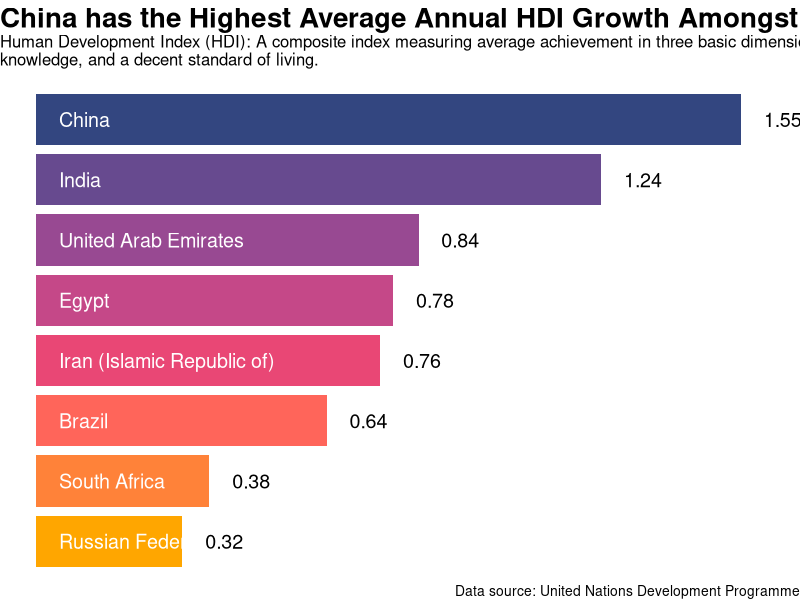

Reproduce this figure in R.
library(readxl)
library(dplyr)
library(ggplot2)
library(tidyverse)

HDI_data <- read_excel("HDR23-24_Statistical_Annex_HDI_Trends_Table.xlsx")
colnames(HDI_data)
HDI_data <- HDI_data %>%
  rename(country = `Table 2. Human Development Index trends, 1990-2022`)
clean_HDI_data <- HDI_data %>% 
  select(...1, country, ...3, ...5, ...7, ...9, ...11, ...13, ...15, ...17, ...27) %>% 
  rename(HDI_rank = ...1, '1990' = ...3, '2000' = ...5, '2010' = ...7, '2015' = ...9, '2019' = ...11, '2020' = ...13, '2021' = ...15, '2022' = ...17, '1990-2022' = ...27)

glimpse(clean_HDI_data)
colnames(clean_HDI_data)
clean_HDI_data <- clean_HDI_data %>% 
  filter(!is.na(HDI_rank), !is.na(country), !is.na(`1990`), !is.na(`2000`), !is.na(`2010`), !is.na(`2015`), !is.na(`2019`), !is.na(`2020`), !is.na(`2021`), !is.na(`2022`), !is.na(`1990-2022`))
brics_countries <- c("Brazil", "Russian Federation", "India", "China", "Egypt", "Ethiopia", "Iran (Islamic Republic of)", "United Arab Emirates", "South Africa")

graph_data <- clean_HDI_data %>% 
  select(country, `1990-2022`) %>% 
  filter(country %in% brics_countries)
graph_data <- graph_data %>%
  mutate(`1990-2022` = as.numeric(`1990-2022`))
graph_data <- graph_data %>%
  filter(!is.na(`1990-2022`))
colors <- c("#334680", "#674a8f", "#984992", "#c54888", "#e94775", "#ff635a", "#ff8239", "#ffa600")
country_colors <- c("China" = "#334680", "India" = "#674a8f", "United Arab Emirates" = "#984992",
                    "Egypt" = "#c54888", "Iran (Islamic Republic of)" = "#e94775", "Brazil" = "#ff655a",
                    "South Africa" = "#ff8239", "Russian Federation" = "#ffa600")

graph_data %>%
  ggplot() +
  geom_col(aes(y = reorder(country, `1990-2022`), x = `1990-2022`, fill = country), width = 0.85) +
  scale_fill_manual(values = country_colors) +
  geom_text(aes(x = 0.05, y = reorder(country, `1990-2022`), label = country), size = 5, hjust = 0, color = "white") +
  geom_text(aes(x = `1990-2022` + 0.05, y = reorder(country, `1990-2022`), label = round(`1990-2022`, 2)), size = 5, hjust = 0) +
  theme_void() +
  theme(legend.position = "none") +
  ggtitle("China has the Highest Average Annual HDI Growth Amongst BRICS Countries (1990-2022)") +
  labs(
    subtitle = "Human Development Index (HDI): A composite index measuring average achievement in three basic dimensions of human development — a long and healthy life,\nknowledge, and a decent standard of living.",
    caption = "Data source: United Nations Development Programme"
  ) +
  theme(
    plot.title = element_text(size = 20, face = "bold"),
    plot.subtitle = element_text(size = 12, margin = margin(b = 10)),
    plot.caption = element_text(size = 10)
  )

